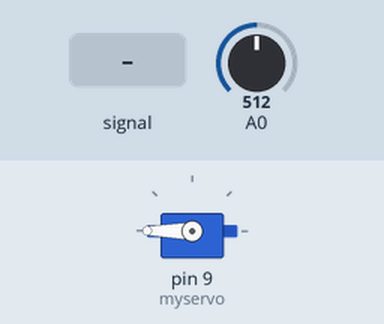
A sketch run on a simulated Arduino Uno, built with avr-gcc and run on an emulated ATmega328P. On the bench: servo. Inputs (shaded band) come from the test bench; at power-on: A0 = 512. What the sketch prints to the serial monitor is not drawn.

Above: at 1.2 s.
1.3 s: A0 fed a 200 Hz sine of ±255 counts around its level
At 1.46 s:
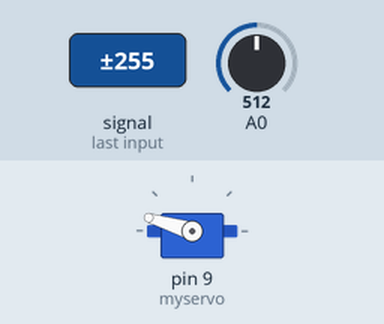
4.3 s: A0 set to 240
5.8 s: A0 set to 260
At 7.0 s:
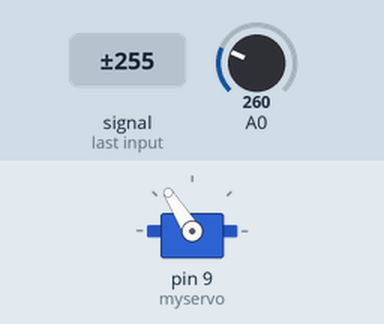
7.3 s: A0 fed a 200 Hz sine of ±81 counts around its level
10.3 s: A0 set to 122
At 11.5 s:
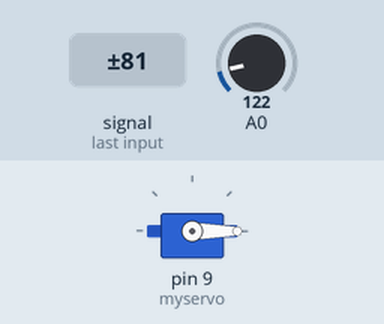
11.8 s: A0 set to 181
13.3 s: A0 set to 199
At 14.0 s:
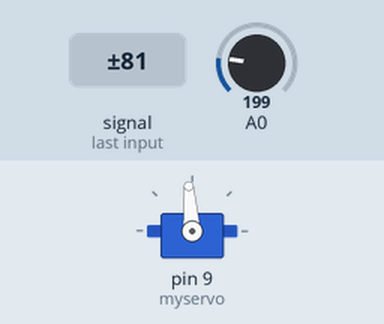
Timing chart, 0 to 15.8 s (numbered marks = the images above; inputs shaded):
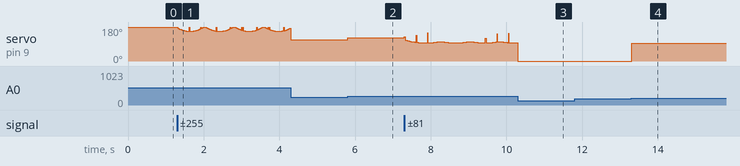

Measured:
- the behaviour switches between 190 and 191 on A0 (found by bisection; images 3 and 4)
- after the input at 5.8 s, servo on pin 9 (myservo): 113° → 122° at once
- after the input at 13.3 s, servo on pin 9 (myservo): 0° → 94° at once

The sketch:

emgServo.ino
```cpp
#include <Servo.h>
Servo myservo;
const int threshValue = 250;
void setup()
{
  myservo.attach(9);
  Serial.begin(9600);
}

void loop()
{
  int samples[21];
  int sum = 0;
  for(int i = 0; i < 21; i = i+1){
    samples[i] = analogRead(A0);
    sum = sum + samples[i];
  }
  float avg = sum/20.0;
  int mvc = 400;
  avg = avg / 400;

  if(avg > 0.5)
  {
            myservo.write(avg * 180);
  }
  else{
    myservo.writeMicroseconds(0);
  }
  Serial.println(avg);
}
```
